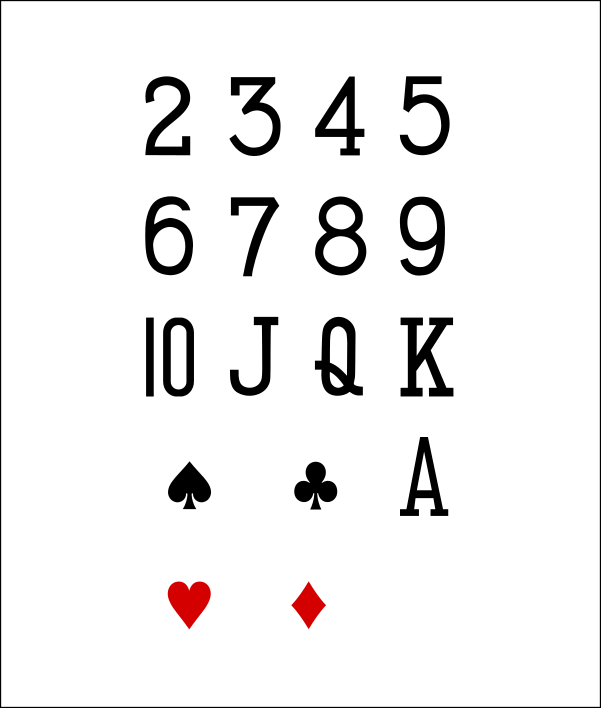
#> input picture Image Recognition Stuff/4-6/Test Images/allRanksSuits.png, 601 x 708 px, found by its file name
$ python Find_Shapes.py
#> lines starting #> are read from the running program, lines starting #| are printed output that depends on the picture; after the words box and inside, x2 and y2 are one past the last pixel; in counts of white or black regions, pixels touching at a corner belong together
# ----------------------
# Find Shapes
# ----------------------

# run by opening powershell window in folder and typing python Find_Shapes.py

from Rank_Identifier import RankIdentifier
#from Suit_Identifier import SuitIdentifier
import numpy as np
import argparse
import imutils
import cv2

# [8 lines of commented-out code are left out]
Image = cv2.imread(r"Test Images\allRanksSuits.png")
#> Image is the input picture: shape (708, 601, 3); mean B, G, R 238.3, 238.3, 239.3
print (Image.shape)
#| (708, 601, 3)

#cv2.imshow("Original",Image)

# convert to grayscale
ImGray = cv2.cvtColor(Image, cv2.COLOR_BGR2GRAY)

#cv2.imwrite("Out_Images\A_gray.jpg", ImGray)

# Guassian blur
ImBlur = cv2.GaussianBlur(ImGray, (5,5), 0)
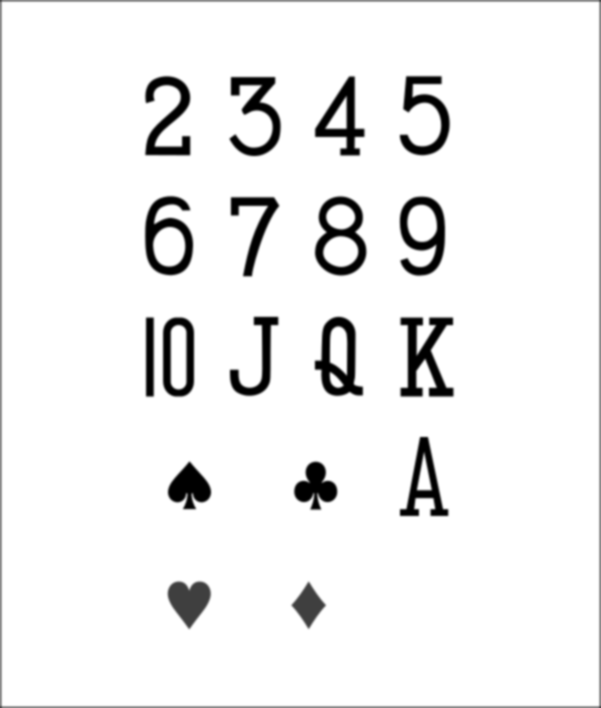
#> ImBlur: shape (708, 601); min 0, max 255, mean 239

#cv2.imwrite("Out_Images\A_blur.jpg", ImBlur)

# threshold
ImThresh = cv2.threshold(ImBlur, 127, 255, cv2.THRESH_BINARY)[1]
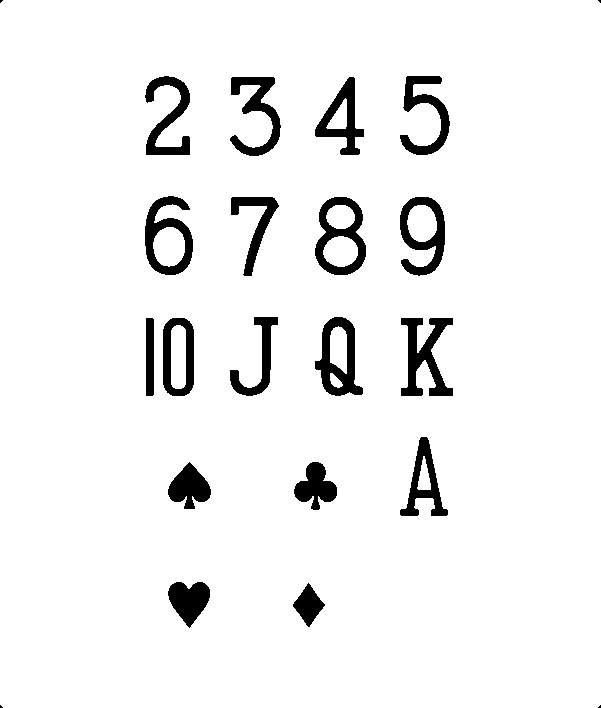
#> ImThresh: shape (708, 601); 94.2% white; 22 black regions (4 under 20 px)

#cv2.imwrite("Out_Images\A_thresh.jpg",ImThresh)

# find all contours in ImThresh
allComponents = cv2.findContours(ImThresh, cv2.RETR_TREE,
                             cv2.CHAIN_APPROX_SIMPLE)
#> allComponents = 28 contours; largest, box (x1, y1, x2, y2) and area: (0, 0, 601, 708) 424182, (314, 196, 367, 276) 3214, (144, 195, 194, 276) 2828, (314, 316, 364, 397) 2650, (399, 196, 446, 277) 2629

allContours = allComponents[1]
#> allContours = 28 rows, first 6: [-1, -1, 1, -1], [2, -1, -1, 0], [3, 1, -1, 0], [4, 2, -1, 0], [5, 3, -1, 0], [7, 4, 6, 0]
#> (the run stopped early here; a loop or call above may not have finished)
